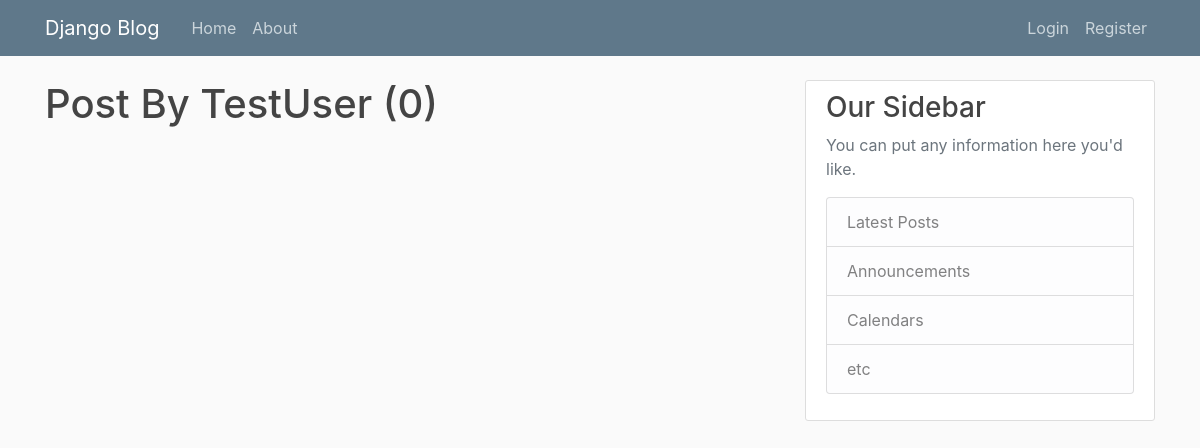
Page /user/TestUser on the earlier database version.
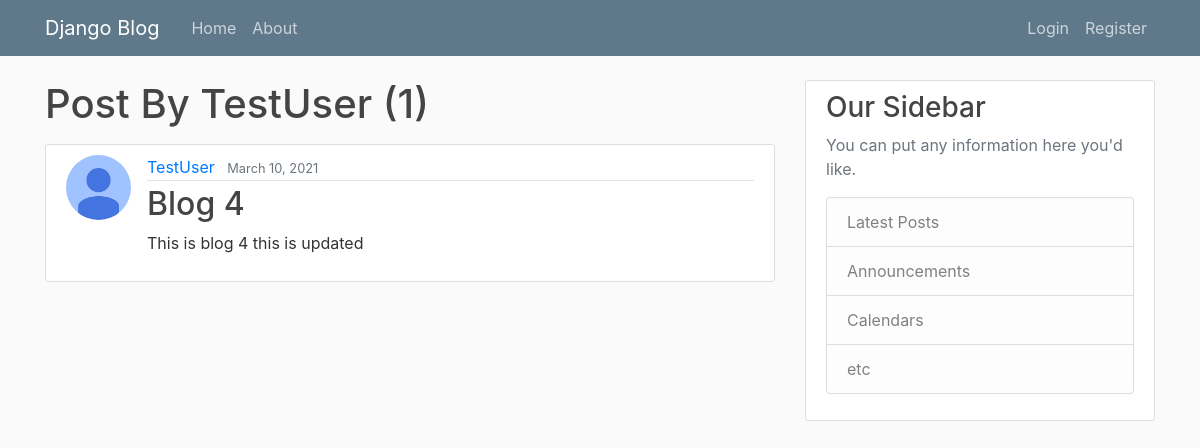
Same page on the later database version.
### blog/models.py (models this page shows, shortened)
class Post(models.Model):
    title = models.CharField(max_length = 100)
    content = models.TextField()
    date_posted = models.DateTimeField(default = timezone.now)
    author = models.ForeignKey(User , on_delete = models.CASCADE)

### users/models.py (models this page shows, shortened)
class Profile(models.Model):
    user = models.OneToOneField(User, on_delete = models.CASCADE)
    image = models.ImageField(default = 'default.jpg' , upload_to = 'profile_pics')

### blog/views.py (the view)
# urls.py: path('user/<str:username>', UserPostListView.as_view(), name='user-posts'),
class UserPostListView(ListView):
    model = Post
    template_name = 'blog/user_posts.html'
    context_object_name = 'posts'
    paginate_by = 2
    def get_queryset(self):
        user = get_object_or_404(User, username = self.kwargs.get('username'))
        return Post.objects.filter(author=user).order_by('-date_posted')

### blog/templates/blog/user_posts.html (shortened to what this page needs)
{% extends "blog/base.html" %}
{% block content %}
<h1 class = "mb-3">Post By {{ view.kwargs.username }} ({{page_obj.paginator.count}})</h1>
    {% for post in posts %}
        <article class="media content-section">
          <img class="rounded-circle article-img" src="{{ post.author.profile.image.url }}">
          <div class="media-body">
            <div class="article-metadata">
              <a class="mr-2" href="{% url 'user-posts' post.author.username %}">{{ post.author }}</a>
              <small class="text-muted">{{ post.date_posted |date:"F d, Y" }}</small>
            </div>
            <h2><a class="article-title" href="{% url 'post-detail' post.id %}">{{ post.title }}</a></h2>
            <p class="article-content">{{ post.content }}</p>
          </div>
        </article>
    {% endfor %}
{% endblock content %}

Differences in the rows shown:
added Post: author.profile.image (placeholder picture), author "TestUser", date_posted "March 10, 2021", title "Blog 4", content "This is blog 4 this is updated"
Other differences:
{{ page_obj.paginator.count }}: "0" → "1"
